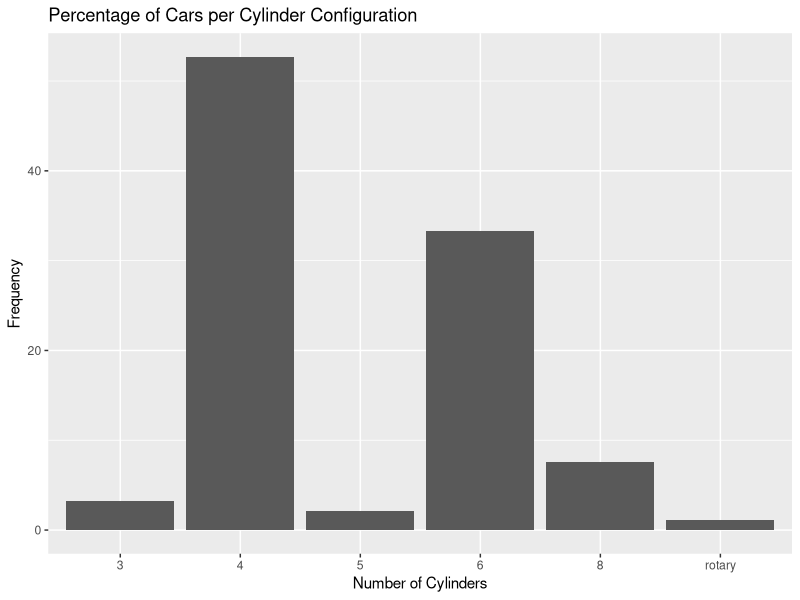

The R script that drew this image:
library(dplyr)
library(MASS)
library(ggplot2)

# Explore data 
head(MASS::Cars93)
str(MASS::Cars93)
dim(Cars93)

# Calculate Percentage of Cylinders
cyl_summary <- Cars93 %>%
  group_by(Cylinders)%>%
  summarise( count_c = n(),
             pct_count = count_c / 93 *100)
(cyl_summary)


# Plot the frequency of Cars per Cylinder
ggplot(cyl_summary, aes(x = cyl_summary$Cylinders, y = cyl_summary$pct_count)) +
  geom_bar(stat = "identity") +
  labs(x = "Number of Cylinders", y = "Frequency", title= "Percentage of Cars per Cylinder Configuration")
